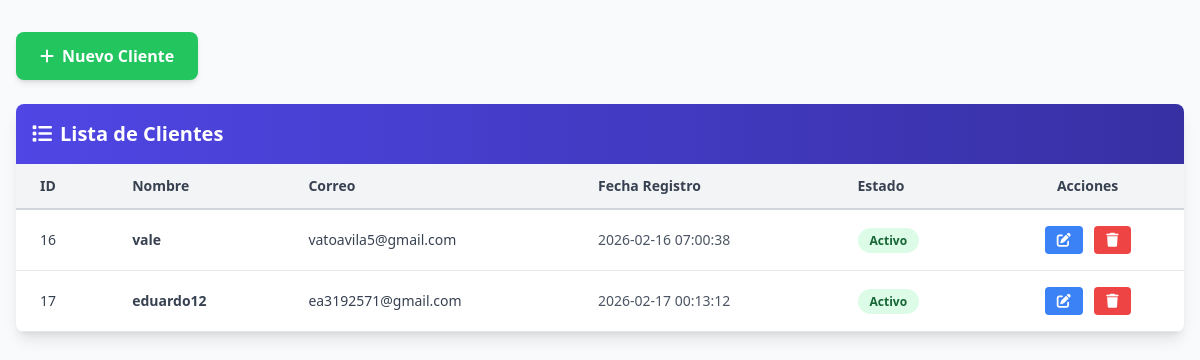
/client/clientes.php, run on the app's committed database.
### tables this page shows
CREATE TABLE `clientes` (
  `id_cliente` int(11) NOT NULL,
  `id_usuario` int(11) NOT NULL,
  `nombre` varchar(100) NOT NULL,
  `estado` enum('activo','inactivo') DEFAULT 'activo',
  `fecha_registro` timestamp NOT NULL DEFAULT current_timestamp()
);

CREATE TABLE `usuarios` (
  `id_usuario` int(11) NOT NULL,
  `nombre` varchar(100) NOT NULL,
  `correo` varchar(100) NOT NULL,
  `contraseña` varchar(255) NOT NULL,
  `estado` enum('activo','inactivo') DEFAULT 'activo',
  `fecha_creacion` timestamp NOT NULL DEFAULT current_timestamp(),
  `id_rol` int(11) NOT NULL
);

### client/clientes.php (the view, shortened to what this page needs)
<?php
require_once '../core/conexion.php';
$sql = "SELECT
            clientes.id_usuario,
            clientes.nombre,
            clientes.estado,
            clientes.fecha_registro,
            usuarios.correo
        FROM clientes
        INNER JOIN usuarios
            ON clientes.id_usuario = usuarios.id_usuario";
$resultado = mysqli_query($conexion, $sql);
?>
<!DOCTYPE html>
<html lang="es">
<head>
    <script src="https://cdn.tailwindcss.com"></script>
    <link rel="stylesheet" href="https://cdnjs.cloudflare.com/ajax/libs/font-awesome/6.4.0/css/all.min.css">
</head>
<body class="bg-gray-50">
    <div class="min-h-screen">
        <main class="max-w-7xl mx-auto px-4 py-8">
            <div class="mb-6">
                <button onclick="toggleFormulario('crear')" class="bg-green-500 hover:bg-green-600 text-white px-6 py-3 rounded-lg font-semibold transition shadow-md flex items-center gap-2">
                    <i class="fas fa-plus"></i> Nuevo Cliente
                </button>
            </div>
            <div class="bg-white rounded-lg shadow-lg overflow-hidden">
                <div class="bg-gradient-to-r from-indigo-600 to-indigo-800 text-white p-4">
                    <h2 class="text-xl font-bold flex items-center gap-2">
                        <i class="fas fa-list"></i> Lista de Clientes
                    </h2>
                </div>
<div class="overflow-x-auto">
    <table class="w-full">
        <thead>
            <tr class="bg-gray-100 border-b-2 border-gray-300">
                <th class="px-6 py-3 text-left text-sm font-semibold text-gray-700">ID</th>
                <th class="px-6 py-3 text-left text-sm font-semibold text-gray-700">Nombre</th>
                <th class="px-6 py-3 text-left text-sm font-semibold text-gray-700">Correo</th>
                <th class="px-6 py-3 text-left text-sm font-semibold text-gray-700">Fecha Registro</th>
                <th class="px-6 py-3 text-left text-sm font-semibold text-gray-700">Estado</th>
                <th class="px-6 py-3 text-center text-sm font-semibold text-gray-700">Acciones</th>
            </tr>
        </thead>
        <tbody>
            <?php while($fila = mysqli_fetch_assoc($resultado)) { ?>
                <tr class="border-b border-gray-200 hover:bg-gray-50 transition">
                    <td class="px-6 py-4 text-sm text-gray-700">
                        <?php echo $fila['id_usuario']; ?>
                    </td>
                    <td class="px-6 py-4 text-sm text-gray-700 font-semibold">
                        <?php echo $fila['nombre']; ?>
                    </td>
                    <td class="px-6 py-4 text-sm text-gray-700">
                        <?php echo $fila['correo']; ?>
                    </td>
                    <td class="px-6 py-4 text-sm text-gray-600">
                        <?php echo $fila['fecha_registro']; ?>
                    </td>
                    <td class="px-6 py-4 text-sm">
                        <?php if($fila['estado'] == 'activo') { ?>
                            <span class="bg-green-100 text-green-800 px-3 py-1 rounded-full text-xs font-semibold">Activo</span>
                        <?php } else { ?>
                            <span class="bg-red-100 text-red-800 px-3 py-1 rounded-full text-xs font-semibold">Inactivo</span>
                        <?php } ?>
                    </td>
                    <td class="px-6 py-4 text-sm text-center">
                        <button
                            class="btn-editar bg-blue-500 hover:bg-blue-600 text-white px-3 py-1 rounded mr-2 transition"
                            data-id="<?php echo $fila['id_usuario']; ?>">
                            <i class="fas fa-edit"></i>
                        </button>
                        <button
                            class="btn-eliminar bg-red-500 hover:bg-red-600 text-white px-3 py-1 rounded transition"
                            data-id="<?php echo $fila['id_usuario']; ?>">
                            <i class="fas fa-trash"></i>
                        </button>
                    </td>
                </tr>
            <?php } ?>
        </tbody>
    </table>
</div>
</body>
</html>

### data on the page
clientes: id_usuario "16", nombre "vale", id_usuario.correo "vatoavila5@gmail.com", fecha_registro "2026-02-16 07:00:38", estado "Activo"
clientes: id_usuario "17", nombre "eduardo12", id_usuario.correo "ea3192571@gmail.com", fecha_registro "2026-02-17 00:13:12", estado "Activo"
